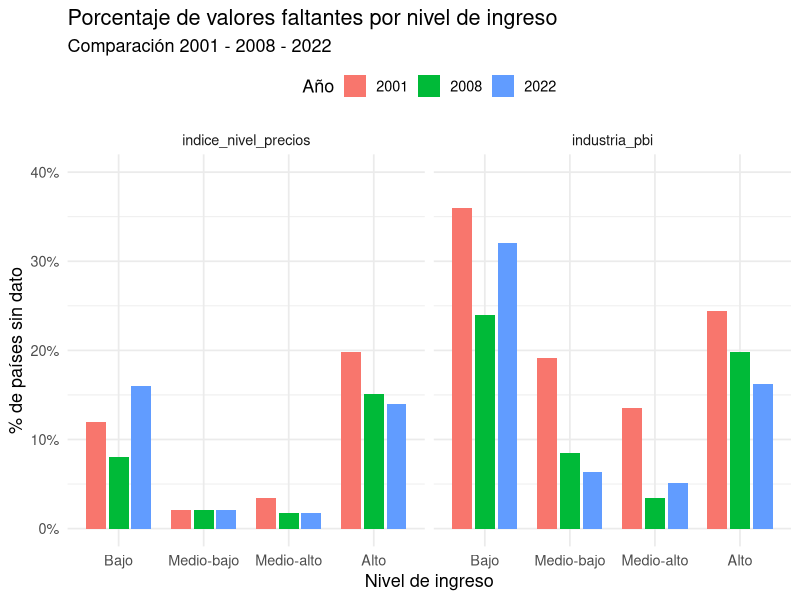

Recreate this plot in R. (Note: this script raises an error after producing the figure.)
#Script Graficos

# install.packages("scales")

library(readxl)
library(ggplot2)
library(tidyverse)
library(scales)

rm(list = ls())

wdi_limpio <- read.csv("output/data/wdi_limpio.csv")

wdi2 <- read.csv("output/data/wdi2.csv")

wdi_final <- read.csv("output/data/wdi_final.csv")

wdi_analisis <- wdi2 |> 
  filter(!is.na(industria_pbi))





wdi_2001 <- wdi2 |>
  filter(anio == 2001)
wdi_2008 <- wdi2 |>
  filter(anio == 2008)
wdi_2022<- wdi2 |>
  filter(anio == 2022)




#Tabla de variables faltantes por ingreso 
na_por_ingreso <- wdi2 |>
  group_by(ingreso2, anio) |>
  summarise(
    n = n(),
    na_industria_pbi = sum(is.na(industria_pbi)),
    pct_na_ind = na_industria_pbi / n,
    na_price_level = sum(is.na(indice_nivel_precios)),
    pct_na_price_level = na_price_level / n,
    .groups = "drop")

# Pasar a formato largo: una fila por ingreso-año-variable
#Creo la variable ingreso2, que contiene menos palabras para que el grafico quede bien
#La forma anterior esta al final del script pero creo que queda muy cargado de "ingreso" 
na_largo <- na_por_ingreso |>
  select(ingreso2, anio, pct_na_ind, pct_na_price_level) |>
  pivot_longer(
    cols = c(pct_na_ind, pct_na_price_level),
    names_to = "variable",
    values_to = "pct_na") |>
  mutate(variable = recode(variable,
                           pct_na_ind = "industria_pbi",
                           pct_na_price_level = "indice_nivel_precios"), 
         anio = factor(anio))

#Grafico datos faltantes por ingreso
grafico1 <- ggplot(na_largo, aes(x = ingreso2, y = pct_na, fill = anio)) +
  geom_col(position = position_dodge(width = 0.8), width = 0.7) +
  facet_wrap(~variable) +
  scale_x_discrete(limits = c("Bajo", "Medio-bajo", "Medio-alto", "Alto")) +
  scale_y_continuous(
    labels = scales::percent,
    limits = c(0, 0.4),
    breaks = seq(0, 1, 0.1)
  ) +
  labs(
    title = "Porcentaje de valores faltantes por nivel de ingreso",
    subtitle = "Comparación 2001 - 2008 - 2022",
    x = "Nivel de ingreso",
    y = "% de países sin dato",
    fill = "Año"
  ) +
  theme_minimal(base_size = 13) +
  theme(legend.position = "top")

print(grafico1)

ggsave(file.path("output/graficos", "datos_faltanes_ingreso.png"), 
       plot = grafico1, width = 12, height = 7, units = "in", dpi = 300)




#Grafico distribucion industria
grafico2 <- ggplot(wdi_analisis, aes(x = industria_pbi)) +
  geom_histogram(bins = 30, fill = "steelblue", color = "black", alpha = 0.8) +
  facet_wrap(~ anio, ncol = 1) + # Separa el gráfico por año
  labs(title = "Distribución global de la participación industrial",
       subtitle = "Frecuencia de países según el peso de su industria en el PBI",
       x = "Industria (% del PBI)", 
       y = "Cantidad de países") +
  theme_minimal()
print(grafico2)

ggsave(file.path("output/graficos", "histograma_industria.png"), plot = grafico2)


#Graficos plots industria_pbi y nivel de precios para 2001
#Plot 
#Correr de 90 a 103 para guardar en la carpeta graficos)
# png("output/graficos/plot_2001.png", width = 8, height = 6, units = "in", res = 300)

grafico3 <- plot(
  wdi_2001$indice_nivel_precios, wdi_2001$industria_pbi,
  pch = 19, col = rgb(0.2, 0.4, 0.7, 0.6),
  main = "Relacion entre industria y el nivel de precios (2001)",
  ylab = "% industria en el PBI",
  xlab = "Indice de nivel de precios"
)
grafico3 <- abline(lm(industria_pbi ~ indice_nivel_precios, data = wdi_2001), col = "darkred", lwd = 2)
r <- cor(wdi_2001$industria_pbi, wdi_2001$indice_nivel_precios, use = "complete.obs")
grafico3 <- legend("topleft", legend = paste("r =", round(r, 2)), bty = "n")

# dev.off()


#Graficos plots industria_pbi y nivel de precios para 2008

# png("output/graficos/plot_2008.png", width = 8, height = 6, units = "in", res = 300)

grafico3.1 <- plot(
  wdi_2008$indice_nivel_precios, wdi_2008$industria_pbi,
  pch = 19, col = rgb(0.2, 0.4, 0.7, 0.6),
  main = "Relacion entre industria y el nivel de precios (2008)",
  ylab = "% industria en el PBI",
  xlab = "Indice de nivel de precios"
)
grafico3.1 <- abline(lm(industria_pbi ~ indice_nivel_precios, data = wdi_2008), col = "darkred", lwd = 2)
r.1 <- cor(wdi_2008$industria_pbi, wdi_2008$indice_nivel_precios, use = "complete.obs")
grafico3.1 <- legend("topleft", legend = paste("r.1 =", round(r.1, 2)), bty = "n")

# dev.off()

#Plots industria_pbi y nivel de precios para 2008

# png("output/graficos/plot_2022.png", width = 8, height = 6, units = "in", res = 300)

grafico3.2 <- plot(
  wdi_2022$indice_nivel_precios, wdi_2022$industria_pbi,
  pch = 19, col = rgb(0.2, 0.4, 0.7, 0.6),
  main = "Relacion entre industria y el nivel de precios (2022)",
  ylab = "% industria en el PBI",
  xlab = "Indice de nivel de precios"
)
grafico3.2 <- abline(lm(industria_pbi ~ indice_nivel_precios, data = wdi_2022), col = "darkred", lwd = 2)
r.2 <- cor(wdi_2022$industria_pbi, wdi_2022$indice_nivel_precios, use = "complete.obs")
grafico3.2 <- legend("topleft", legend = paste("r.2 =", round(r.2, 2)), bty = "n")

# dev.off()





wdi_mediana <- wdi_limpio |> 
  filter(anio %in% 2001:2022)

wdi_latam <- wdi_mediana |> 
  filter(region == "Latin America & Caribbean") |> 
  select(anio, region, indice_nivel_precios)


wdi_asia <- wdi_mediana |> 
  filter(region == "East Asia & Pacific") |> 
  select(anio, region, indice_nivel_precios)

wdi_china <- wdi_mediana |>
  filter(pais == "China",
         anio %in% 2001:2022) |>
  mutate(region = "China") 

wdi_comparativo <- bind_rows(wdi_latam, wdi_asia, wdi_china)

medianas_evolucion <- wdi_comparativo |>
  group_by(anio, region) |>
  summarize(mediana_precios = median(indice_nivel_precios, na.rm = TRUE), 
    .groups = "drop")

grafico4 <- ggplot(medianas_evolucion, aes(x = anio, y = mediana_precios, color = region)) +
  geom_line(linewidth = 1.2) +
  geom_point(size = 2.5) +
  scale_color_manual(values = c("Latin America & Caribbean" = "#D9534F", 
                                "East Asia & Pacific" = "#5BC0DE",
                                "China" = "#27F52A")) +
  scale_x_continuous(limits = c(2001, 2022), breaks = seq(2001, 2022, by = 3)) +
  labs(
    title = "Evolución del Índice de Nivel de Precios (Medianas)",
    subtitle = "América Latina vs. Este de Asia y el Pacífico",
    x = "Año",
    y = "Índice de Nivel de Precios (Mediana)",
    color = "Región"
  ) +
  theme_minimal() +
  theme(
    legend.position = "bottom",
    plot.title = element_text(face = "bold")
  )

print(grafico4)

ggsave(file.path("output/graficos", "Evolucion_Indice_nivel_precios.png"), plot = grafico4)

cor(wdi_2001$industria_pbi, wdi_2001$indice_nivel_precios,
    use = "complete.obs")

# cor.test() agrega el test de significatividad y el intervalo de confianza
cor.test(wdi_2001$industria_pbi, wdi_2001$indice_nivel_precios)
#La correlacion es significativa al 1%









alta  <- wdi_2001$industria_pbi[wdi_2001$region == "East Asia & Pacific"]
baja  <- wdi_2001$industria_pbi[wdi_2001$region %in% c("Latin America & Caribbean", "")]

# png("output/graficos/histograma_industria_regiones_2001.png", width = 8, height = 6, units = "in", res = 300)

hist(baja, breaks = 15, col = rgb(1, 0, 0, 0.5), border = "white",
     xlim = c(0, 100), ylim = c(0, 12),
     main = "2001",
     xlab = "% industria en el PBI", ylab = "Cantidad de países")
hist(alta, breaks = 15, col = rgb(0, 0, 1, 0.5), border = "white", add = TRUE)

# dev.off()





alta1  <- wdi_2008$industria_pbi[wdi_2008$region == "East Asia & Pacific"]
baja1  <- wdi_2008$industria_pbi[wdi_2008$region %in% c("Latin America & Caribbean", "")]

# png("output/graficos/histograma_industria_regiones_2008.png", width = 8, height = 6, units = "in", res = 300)

hist(baja1, breaks = 15, col = rgb(1, 0, 0, 0.5), border = "white",
     xlim = c(0, 100), ylim = c(0, 12),
     main = "2008",
     xlab = "% industria en el PBI", ylab = "Cantidad de países")
hist(alta1, breaks = 15, col = rgb(0, 0, 1, 0.5), border = "white", add = TRUE)

# dev.off()


alta2  <- wdi_2022$industria_pbi[wdi_2022$region == "East Asia & Pacific"]
baja2  <- wdi_2022$industria_pbi[wdi_2022$region %in% c("Latin America & Caribbean", "")]

# png("output/graficos/histograma_industria_regiones_2022.png", width = 8, height = 6, units = "in", res = 300)

hist(baja2, breaks = 15, col = rgb(1, 0, 0, 0.5), border = "white",
     xlim = c(0, 100), ylim = c(0, 12),
     main = "2022",
     xlab = "% industria en el PBI", ylab = "Cantidad de países")
hist(alta2, breaks = 15, col = rgb(0, 0, 1, 0.5), border = "white", add = TRUE)

# dev.off()



 
variables <- c(
  "crecimiento_industria",
  "industria_pbi",
  "tipo_cambio_real_efectivo",
  "indice_nivel_precios",
  "empleo_industrial",
  "exportacion_manufactura",
  "gasto_gobierno_pbi",
  "gastos_totales_gob_pbi",
  "valor_agregado_trabajador",
  "ahorro_bruto_pbi",
  "credito_privado_pbi",
  "recursos_naturales",
  "pbi_per_capita",
  "pbi_millones",
  "ingreso2",
  "poblacion_mill")

wdi_2 <- wdi2 |> 
  filter(poblacion_mill > 1)

variables <- intersect(variables, names(wdi_2))

if (nrow(wdi_2) == 0 || length(variables) == 0) {
  stop("No hay observaciones o variables disponibles.")
}

faltantes <- wdi_2 %>%
  group_by(anio) %>%
  summarise(
    across(all_of(variables), ~sum(is.na(.x))),
    .groups = "drop") %>%
  pivot_longer(
    cols = -anio,
    names_to = "variable",
    values_to = "n_faltantes") %>%
  complete(
    variable = variables,
    fill = list(n_faltantes = 0)) %>%
  mutate(
    porcentaje = 100 * n_faltantes / nrow(wdi_2))

totales <- faltantes %>%
  group_by(variable) %>%
  summarise(
    porcentaje_total = sum(porcentaje),
    .groups = "drop") %>%
  filter(porcentaje_total > 0) %>%
  arrange(porcentaje_total)

grafico_df <- faltantes %>%
  semi_join(totales, by = "variable") %>%
  mutate(
    variable = factor(variable, levels = totales$variable))

totales <- totales %>%
  mutate(variable = factor(variable, levels = variable))



grafico5 <-  ggplot(
  grafico_df,
  aes(x = porcentaje, y = variable, fill = factor(anio))) +
  geom_col(
    position = position_stack(reverse = TRUE),
    width = 0.7,
    color = "white",
    linewidth = 0.4) +
  geom_text(
    aes(label = ifelse(
      porcentaje >= 3,
      paste0(round(porcentaje, 1), "%"),"")),
    position = position_stack(
      vjust = 0.5,
      reverse = TRUE),
    size = 3.2) +
    geom_text(
    data = totales,
    aes(
      x = porcentaje_total,
      y = variable,
      label = paste0(round(porcentaje_total, 1), "%")),
    inherit.aes = FALSE,
    hjust = -0.2,
    size = 3.5) +
  scale_fill_manual(
    values = c(
      "2001" = "#FFE89C",
      "2008" = "#A8E7BC",
      "2022" = "#A8D5F7")) +
  scale_x_continuous(
    limits = c(0, 108),
    breaks = seq(0, 100, 20),
    labels = function(x) paste0(x, "%"),
    expand = c(0, 0)) +
  labs(
    title = "Porcentaje de datos faltantes por variable",
    subtitle = "Distribución de faltantes entre 2001, 2008 y 2022",
    x = "Porcentaje de datos faltantes",
    y = NULL,
    fill = "Año") +
  theme_minimal(base_size = 12) +
  theme(
    panel.grid.major.y = element_blank(),
    legend.position = "bottom",
    plot.title = element_text(face = "bold"),
    axis.text.y = element_text(size = 10))

print(grafico5)

ggsave(file.path("output/graficos", "datos_faltanes_vars.png"), 
       plot = grafico5, width = 12, height = 7, units = "in", dpi = 300)





















# 1. Calculamos los totales por variable y año para la etiqueta final (el total al final de la barra)
#Es necesario correr desde 34 a 56
totales_na <- na_largo |>
  group_by(anio, variable) |>
  summarise(total_pct = sum(pct_na), .groups = "drop")

# 2. Creamos una función que genera el gráfico individual para un año específico
crear_grafico_anio <- function(anio_filtro) {
  
  # Filtramos los datos para el año que toca
  datos_anio <- na_largo |> filter(anio == anio_filtro)
  totales_anio <- totales_na |> filter(anio == anio_filtro)
  
  # Definimos un límite x dinámico para que el total no quede cortado por el margen
  limite_x <- max(totales_anio$total_pct) * 1.15
  
  ggplot(datos_anio, aes(y = reorder(variable, pct_na, sum), x = pct_na, fill = ingreso2)) +
    
    # Barras apiladas horizontalmente
    geom_col(color = "white", width = 0.6) +
    
    # Etiquetas de porcentaje dentro de cada segmento (oculta los < 1.5% para evitar superposición)
    geom_text(aes(label = ifelse(pct_na > 0.015, percent(pct_na, accuracy = 0.1), "")),
              position = position_stack(vjust = 0.5), size = 3.5) +
    
    # Etiqueta del total al final de la barra
    geom_text(data = totales_anio, 
              aes(x = total_pct, y = variable, label = percent(total_pct, accuracy = 0.1), fill = NULL),
              hjust = -0.2, size = 4) +
    
    # Escalas y formato (usando una paleta parecida a tu imagen de referencia)
    scale_x_continuous(labels = percent, limits = c(0, limite_x)) +
    scale_fill_manual(values = c("#fde293", "#a8e6b5", "#a9d0f5", "#dcdcdc")) + # Ajusta los colores según la cantidad de niveles de ingreso
    
    labs(
      title = paste("Porcentaje de datos faltantes por variable - Año", anio_filtro),
      subtitle = "Distribución de faltantes por nivel de ingreso",
      x = "Porcentaje de datos faltantes",
      y = "",
      fill = "Nivel de ingreso"
    ) +
    theme_minimal(base_size = 13) +
    theme(
      legend.position = "bottom",
      panel.grid.major.y = element_blank(),
      panel.grid.minor.y = element_blank(),
      plot.title = element_text(face = "bold"))}

# 3. Aplicamos la función para generar una lista con los gráficos separados
años_unicos <- unique(na_largo$anio)
graficos_separados <- lapply(años_unicos, crear_grafico_anio)
names(graficos_separados) <- años_unicos

# Para visualizar cada gráfico, simplemente llámalos por su año o índice:
print(graficos_separados[["2001"]])
print(graficos_separados[["2008"]])
print(graficos_separados[["2022"]])


#Creo que no va a ser muy util este graph









#Comparar distribucion por ingreso antes y despues de filtrar
#Antes de limpiar NAs
dist_ingreso <- wdi2 |>
  count(ingreso) |>
  mutate(pct = n / sum(n))

grafico6 <- ggplot(dist_ingreso, aes(x = reorder(ingreso, pct), y = pct)) +
  geom_col(fill = "steelblue", color = "black", alpha = 0.8) +
  scale_y_continuous(limits = c(0, 0.4),
    labels = scales::percent_format(accuracy = 1) # Formatea el eje Y como 10%, 20%, etc.
  ) +
  labs(
    title = "Distribución global por nivel de ingreso",
    subtitle = "Porcentaje de países en cada categoría sobre el total",
    x = "Nivel de ingreso",
    y = "Porcentaje del total de países"
  ) +
  theme_minimal(base_size = 18) +
  theme(
    axis.text.x = element_text(angle = 45, hjust = 1))

print(grafico6)


#Despues de filtrar NAs

dist_ingreso_filtr <- wdi_final |>
  count(ingreso) |>
  mutate(pct = n / sum(n))

grafico7 <- ggplot(dist_ingreso_filtr, aes(x = reorder(ingreso, pct), y = pct)) +
  geom_col(fill = "steelblue", color = "black", alpha = 0.8) +
  scale_y_continuous(limits = c(0, 0.4),
    labels = scales::percent_format(accuracy = 1) # Formatea el eje Y como 10%, 20%, etc.
  ) +
  labs(
    title = "Distribución global por nivel de ingreso (Base filtrada)",
    subtitle = "Porcentaje de países en cada categoría sobre el total",
    x = "Nivel de ingreso",
    y = "Porcentaje del total de países"
  ) +
  theme_minimal(base_size = 18) +
  theme(
    axis.text.x = element_text(angle = 45, hjust = 1) 
  )

print(grafico7)
#Se ve un menor porcentaje de paises de menor ingreso (sesgo) 




#Lo mismo pero por regiones
#Antes de filtrar 

dist_regiones <- wdi2 |>
  count(region) |>
  mutate(pct = n / sum(n))

grafico8 <- ggplot(dist_regiones, aes(x = reorder(region, pct), y = pct)) +
  geom_col(fill = "steelblue", color = "black", alpha = 0.8) +
  scale_y_continuous(limits = c(0, 0.35),
    labels = scales::percent_format(accuracy = 1) 
  ) +
  labs(
    title = "Distribución global por region",
    subtitle = "Porcentaje de países en cada categoría sobre el total",
    x = "Region",
    y = "Porcentaje del total de países"
  ) +
  theme_minimal(base_size = 18) +
  theme(
    axis.text.x = element_text(angle = 45, hjust = 1) 
  )

print(grafico8)


#Despues de filtrar

dist_regiones_filt <- wdi_final |>
  count(region) |>
  mutate(pct = n / sum(n))

grafico9 <- ggplot(dist_regiones, aes(x = reorder(region, pct), y = pct)) +
  geom_col(fill = "steelblue", color = "black", alpha = 0.8) +
  scale_y_continuous(limits = c(0, 0.35),
    labels = scales::percent_format(accuracy = 1) # Formatea el eje Y como 10%, 20%, etc.
  ) +
  labs(
    title = "Distribución global por regiones (base filtrada)",
    subtitle = "Porcentaje de países en cada categoría sobre el total",
    x = "Region",
    y = "Porcentaje del total de países"
  ) +
  theme_minimal(base_size = 18) +
  theme(
    axis.text.x = element_text(angle = 45, hjust = 1) 
  )

print(grafico9)

ggsave(file.path("output/graficos", "distribucion_ingresos_crudo.png"), 
       plot = grafico6, width = 12, height = 7, units = "in", dpi = 300)
ggsave(file.path("output/graficos", "distribucion_ingreso_filtro.png"), 
       plot = grafico7, width = 12, height = 7, units = "in", dpi = 300)
ggsave(file.path("output/graficos", "distribucion_region_crudo.png"), 
       plot = grafico8, width = 12, height = 7, units = "in", dpi = 300)
ggsave(file.path("output/graficos", "distribucion_region_filtro.png"), 
       plot = grafico9, width = 12, height = 7, units = "in", dpi = 300)
